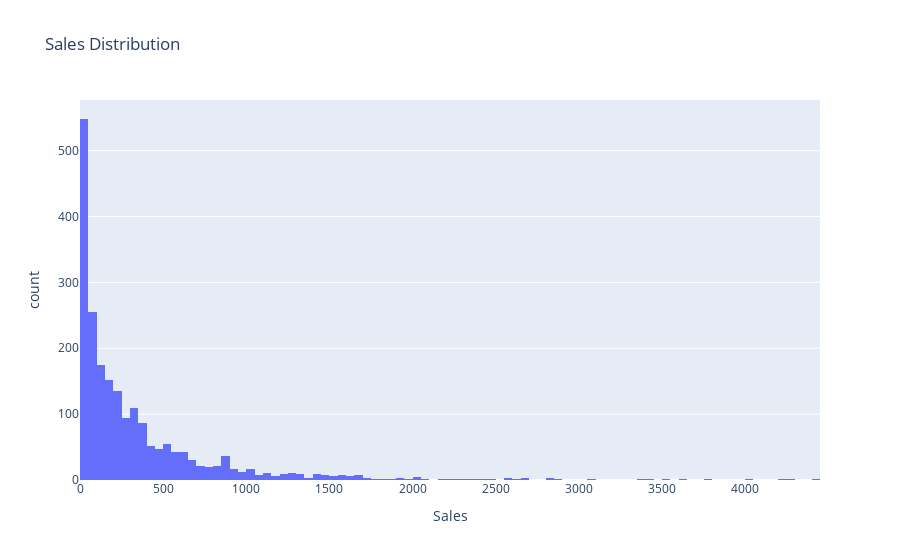
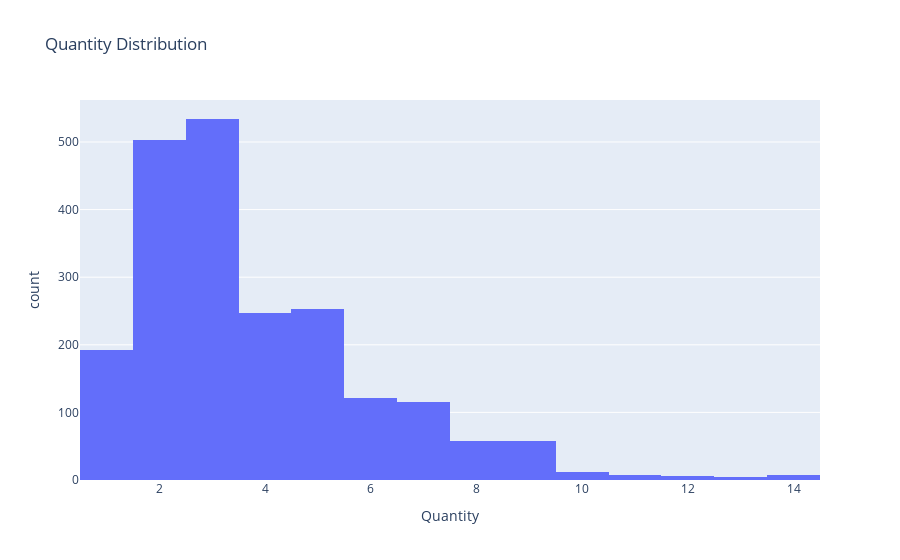
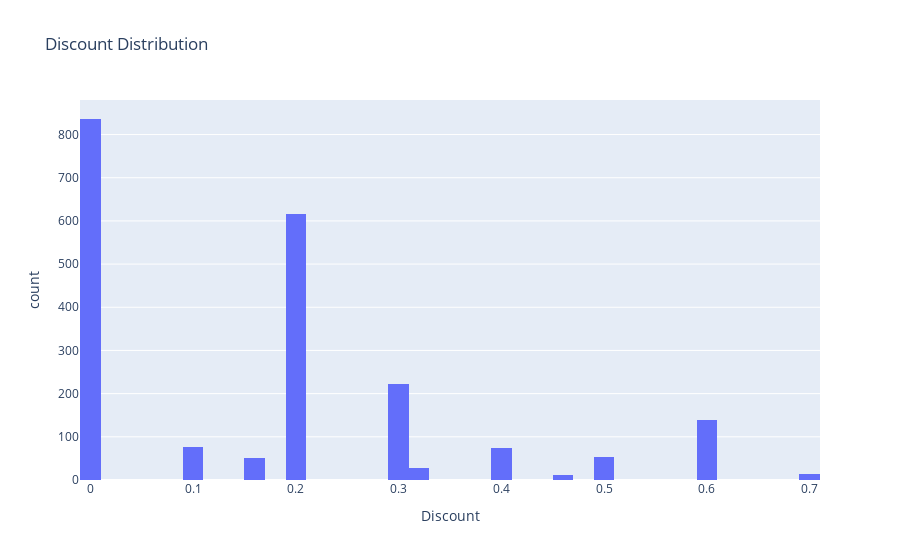

Source (notebook cell) for these figures, in order:
### Code cell
# Create a histogram for all the numerical columns using plotly library
import plotly.express as px

for column in data.select_dtypes(include='number').columns:
    fig = px.histogram(data, x=column, title=f'{column} Distribution')
    fig.show()

### Figure 1 — Plotly figure (JSON) as saved in the notebook; plotly's stock layout.template omitted (floating-point values rounded to 4 significant figures; data arrays with more than 128 entries replaced by an {"elided": "..."} marker saying what was removed)
{"data": [{"alignmentgroup": "True", "bingroup": "x", "hovertemplate": "Sales=%{x}<br>count=%{y}<extra></extra>", "legendgroup": "", "marker": {"color": "#636efa", "pattern": {"shape": ""}}, "name": "", "offsetgroup": "", "orientation": "v", "showlegend": false, "type": "histogram", "x": {"elided": "2121 float values"}, "xaxis": "x", "yaxis": "y"}], "layout": {"barmode": "relative", "legend": {"tracegroupgap": 0}, "title": {"text": "Sales Distribution"}, "xaxis": {"anchor": "y", "domain": [0, 1], "title": {"text": "Sales"}}, "yaxis": {"anchor": "x", "domain": [0, 1], "title": {"text": "count"}}}}

### Figure 2 — Plotly figure (JSON) as saved in the notebook; plotly's stock layout.template omitted (floating-point values rounded to 4 significant figures; data arrays with more than 128 entries replaced by an {"elided": "..."} marker saying what was removed)
{"data": [{"alignmentgroup": "True", "bingroup": "x", "hovertemplate": "Quantity=%{x}<br>count=%{y}<extra></extra>", "legendgroup": "", "marker": {"color": "#636efa", "pattern": {"shape": ""}}, "name": "", "offsetgroup": "", "orientation": "v", "showlegend": false, "type": "histogram", "x": {"elided": "2121 int values"}, "xaxis": "x", "yaxis": "y"}], "layout": {"barmode": "relative", "legend": {"tracegroupgap": 0}, "title": {"text": "Quantity Distribution"}, "xaxis": {"anchor": "y", "domain": [0, 1], "title": {"text": "Quantity"}}, "yaxis": {"anchor": "x", "domain": [0, 1], "title": {"text": "count"}}}}

### Figure 3 — Plotly figure (JSON) as saved in the notebook; plotly's stock layout.template omitted (floating-point values rounded to 4 significant figures; data arrays with more than 128 entries replaced by an {"elided": "..."} marker saying what was removed)
{"data": [{"alignmentgroup": "True", "bingroup": "x", "hovertemplate": "Discount=%{x}<br>count=%{y}<extra></extra>", "legendgroup": "", "marker": {"color": "#636efa", "pattern": {"shape": ""}}, "name": "", "offsetgroup": "", "orientation": "v", "showlegend": false, "type": "histogram", "x": {"elided": "2121 float values"}, "xaxis": "x", "yaxis": "y"}], "layout": {"barmode": "relative", "legend": {"tracegroupgap": 0}, "title": {"text": "Discount Distribution"}, "xaxis": {"anchor": "y", "domain": [0, 1], "title": {"text": "Discount"}}, "yaxis": {"anchor": "x", "domain": [0, 1], "title": {"text": "count"}}}}
